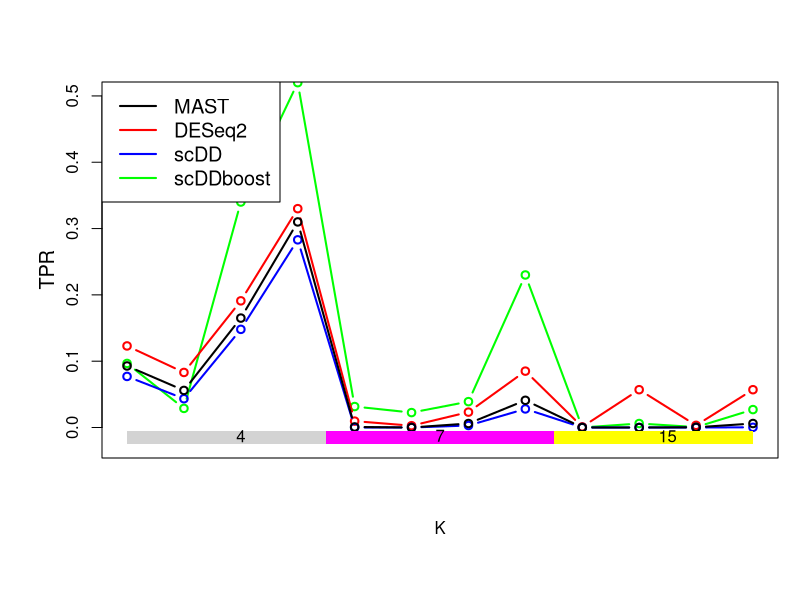
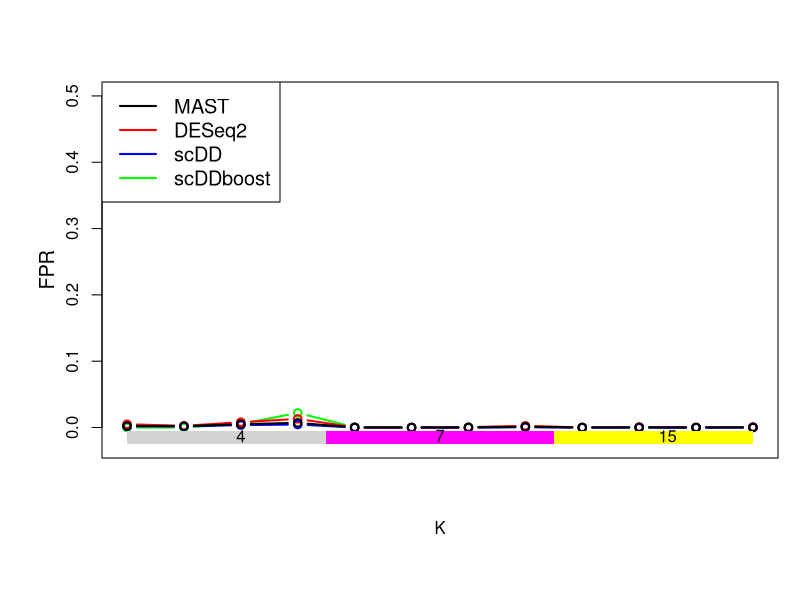
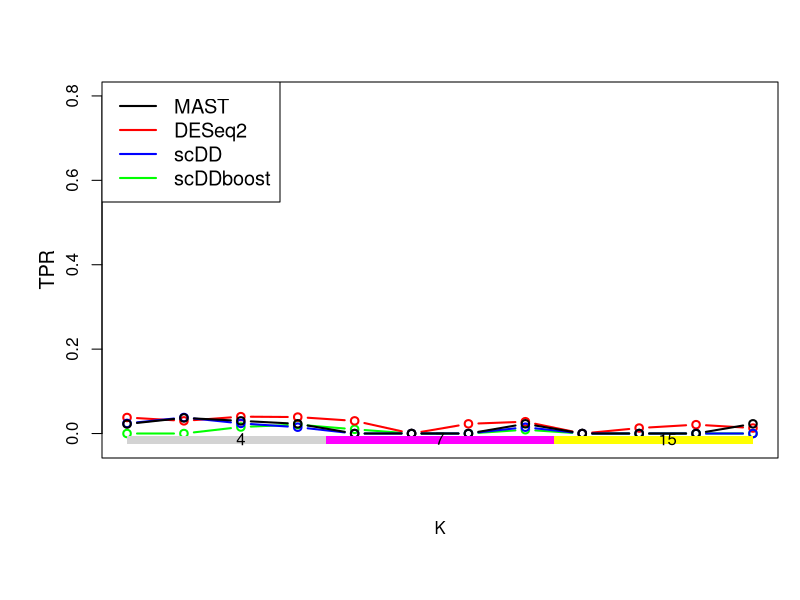

R code for these plots, in order:
library(ggplot2)

#True positive rate, False positive rate, FDR order from K = 3, 7, 15 and (0.1,0.4), (-0.1, 0.3), (0.3, 0.5) , (-0.1,1)

# MAST
TP_mst = c(0.0928,0.0559,0.165,0.31,0.0008,0,0.006,0.041,0,0,0.00029,0.006)
FP_mst = c(0.00215,0.002,0.005,0.007,0,0,0,0.001,0,0,0,0.00014)
FDR_mst = c(0.0226,0.037,0.03,0.023,0,0,0,0.023,0,0,0,0.023)

# scDD
TP_sc = c(0.077,0.0434,0.148,0.283,0,0,0.003,0.028,0,0,0,0.00029)
FP_sc = c(0.0019,0.0017,0.0036,0.0045,0,0,0,0.0004,0,0,0,0)
FDR_sc = c(0.024,0.038,0.024,0.015,0,0,0,0.015,0,0,0,0)

# DESeq2
TP_des = c(0.123,0.083,0.191,0.33,0.0096,0.0027,0.0232,0.085,0.00094,0.057,0.00326,0.057)
FP_des = c(0.0049,0.0025,0.008,0.013,0.0003,0,0.0005,0.0025,0,0.0008,0.00007,0.0008)
FDR_des = c(0.038,0.03,0.04,0.039,0.03,0,0.023,0.028,0,0.013,0.021,0.013)

# scDDboost
TP_scb = c(0.0966,0.0288,0.34,0.52,0.0316,0.0225,0.039,0.23,0,0.006,0.00065,0.027)
FP_scb = c(0,0,0.0053,0.022,0.0003,0,0,0.002,0,0,0,0)
FDR_scb = c(0,0,0.0155,0.021,0.01,0,0,0.009,0,0,0,0)


pdf("simuTPR.pdf", height = 6, width = 10)
par(mar=c(7,5,4,1)+.1)
plot(TP_scb, type = "b", lwd = 2, col = "green", 
     ylab = "", xaxt = 'n', xlab = "K", ylim = c(-0.025,0.5))
mtext("TPR", side=2, line=2.2, cex=1.2, yaxt = 'n')
lines(TP_des , type = "b", lwd = 2, col = "red")
lines( TP_sc , type = "b", lwd = 2, col = "blue")
lines( TP_mst , type = "b", lwd = 2)
#axis(1, at=1:12, cex.axis= 1.2, las = 2) 
legend("topleft", legend=c("MAST", "DESeq2", "scDD", "scDDboost"),
       col=c("black", "red", "blue","green"),lty = 1, cex = 1.2,lwd = 2)
polygon( c(1,1, 4.5 ,4.5) , c(-0.025,-0.005,-0.005,-0.025) , col="lightgrey",
         border=FALSE )
text( 3,  -0.0125, "4" )

polygon( c(4.5,4.5, 8.5 ,8.5) , c(-0.025,-0.005,-0.005,-0.025) , col="magenta",
         border=FALSE )
text( 6.5,  -0.0125, "7" )

polygon( c(8.5,8.5, 12 ,12) , c(-0.025,-0.005,-0.005,-0.025) , col="yellow",
         border=FALSE )
text( 10.5,  -0.0125, "15" )
dev.off()


pdf("simuFPR.pdf", height = 6, width = 10)
par(mar=c(7,5,4,1)+.1)
plot(FP_scb, type = "b", lwd = 2, col = "green", 
     ylab = "", xaxt = 'n', xlab = "K", ylim = c(-0.025,0.5))
mtext("FPR", side=2, line=2.2, cex=1.2, yaxt = 'n')
lines(FP_des , type = "b", lwd = 2, col = "red")
lines( FP_sc , type = "b", lwd = 2, col = "blue")
lines( FP_mst , type = "b", lwd = 2)
#axis(1, at=1:12, cex.axis= 1.2, las = 2) 
legend("topleft", legend=c("MAST", "DESeq2", "scDD", "scDDboost"),
       col=c("black", "red", "blue","green"),lty = 1, cex = 1.2,lwd = 2)
polygon( c(1,1, 4.5 ,4.5) , c(-0.025,-0.005,-0.005,-0.025) , col="lightgrey",
         border=FALSE )
text( 3,  -0.0125, "4" )

polygon( c(4.5,4.5, 8.5 ,8.5) , c(-0.025,-0.005,-0.005,-0.025) , col="magenta",
         border=FALSE )
text( 6.5,  -0.0125, "7" )

polygon( c(8.5,8.5, 12 ,12) , c(-0.025,-0.005,-0.005,-0.025) , col="yellow",
         border=FALSE )
text( 10.5,  -0.0125, "15" )
dev.off()

pdf("simuFDR.pdf", height = 6, width = 10)
par(mar=c(7,5,4,1)+.1)
plot(FDR_scb, type = "b", lwd = 2, col = "green",
ylab = "", xaxt = 'n', xlab = "K", ylim = c(-0.025,0.8))
mtext("TPR", side=2, line=2.2, cex=1.2, yaxt = 'n')
lines(FDR_des , type = "b", lwd = 2, col = "red")
lines( FDR_sc , type = "b", lwd = 2, col = "blue")
lines( FDR_mst , type = "b", lwd = 2)
#axis(1, at=1:12, cex.axis= 1.2, las = 2)
legend("topleft", legend=c("MAST", "DESeq2", "scDD", "scDDboost"),
col=c("black", "red", "blue","green"),lty = 1, cex = 1.2,lwd = 2)
polygon( c(1,1, 4.5 ,4.5) , c(-0.025,-0.005,-0.005,-0.025) , col="lightgrey",
border=FALSE )
text( 3,  -0.0125, "4" )

polygon( c(4.5,4.5, 8.5 ,8.5) , c(-0.025,-0.005,-0.005,-0.025) , col="magenta",
border=FALSE )
text( 6.5,  -0.0125, "7" )

polygon( c(8.5,8.5, 12 ,12) , c(-0.025,-0.005,-0.005,-0.025) , col="yellow",
border=FALSE )
text( 10.5,  -0.0125, "15" )
dev.off()
